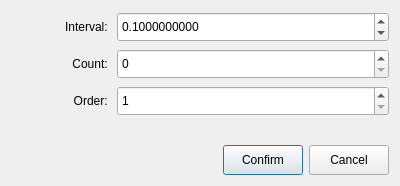
<?xml version="1.0" encoding="UTF-8"?>
<ui version="4.0">
 <class>DialogGoMarkovCut</class>
 <widget class="QDialog" name="DialogGoMarkovCut">
  <property name="geometry">
   <rect>
    <x>0</x>
    <y>0</y>
    <width>400</width>
    <height>186</height>
   </rect>
  </property>
  <property name="windowTitle">
   <string>Order and Interval</string>
  </property>
  <layout class="QVBoxLayout" name="verticalLayout">
   <item>
    <layout class="QGridLayout" name="gridLayout">
     <item row="2" column="0">
      <widget class="QLabel" name="label_3">
       <property name="minimumSize">
        <size>
         <width>100</width>
         <height>0</height>
        </size>
       </property>
       <property name="text">
        <string>Order: </string>
       </property>
       <property name="alignment">
        <set>Qt::AlignRight|Qt::AlignTrailing|Qt::AlignVCenter</set>
       </property>
      </widget>
     </item>
     <item row="2" column="1">
      <widget class="QSpinBox" name="spinOrder">
       <property name="minimumSize">
        <size>
         <width>0</width>
         <height>30</height>
        </size>
       </property>
       <property name="minimum">
        <number>1</number>
       </property>
       <property name="maximum">
        <number>10000000</number>
       </property>
      </widget>
     </item>
     <item row="0" column="1">
      <widget class="QDoubleSpinBox" name="spinInterval">
       <property name="minimumSize">
        <size>
         <width>0</width>
         <height>30</height>
        </size>
       </property>
       <property name="decimals">
        <number>10</number>
       </property>
       <property name="minimum">
        <double>0.000001000000000</double>
       </property>
       <property name="maximum">
        <double>1000000000.000000000000000</double>
       </property>
       <property name="value">
        <double>0.100000000000000</double>
       </property>
      </widget>
     </item>
     <item row="1" column="0">
      <widget class="QLabel" name="label_2">
       <property name="minimumSize">
        <size>
         <width>100</width>
         <height>0</height>
        </size>
       </property>
       <property name="text">
        <string>Count: </string>
       </property>
       <property name="alignment">
        <set>Qt::AlignRight|Qt::AlignTrailing|Qt::AlignVCenter</set>
       </property>
      </widget>
     </item>
     <item row="0" column="0">
      <widget class="QLabel" name="label">
       <property name="minimumSize">
        <size>
         <width>100</width>
         <height>0</height>
        </size>
       </property>
       <property name="text">
        <string>Interval: </string>
       </property>
       <property name="alignment">
        <set>Qt::AlignRight|Qt::AlignTrailing|Qt::AlignVCenter</set>
       </property>
      </widget>
     </item>
     <item row="1" column="1">
      <widget class="QSpinBox" name="spinCount">
       <property name="minimumSize">
        <size>
         <width>0</width>
         <height>30</height>
        </size>
       </property>
       <property name="minimum">
        <number>0</number>
       </property>
       <property name="maximum">
        <number>100000000</number>
       </property>
       <property name="singleStep">
        <number>1</number>
       </property>
       <property name="value">
        <number>0</number>
       </property>
      </widget>
     </item>
     <item row="3" column="1">
      <spacer name="horizontalSpacer_2">
       <property name="orientation">
        <enum>Qt::Horizontal</enum>
       </property>
       <property name="sizeHint" stdset="0">
        <size>
         <width>40</width>
         <height>20</height>
        </size>
       </property>
      </spacer>
     </item>
    </layout>
   </item>
   <item>
    <layout class="QHBoxLayout" name="horizontalLayout">
     <item>
      <spacer name="horizontalSpacer">
       <property name="orientation">
        <enum>Qt::Horizontal</enum>
       </property>
       <property name="sizeHint" stdset="0">
        <size>
         <width>40</width>
         <height>20</height>
        </size>
       </property>
      </spacer>
     </item>
     <item>
      <widget class="QPushButton" name="buttonConfirm">
       <property name="minimumSize">
        <size>
         <width>80</width>
         <height>30</height>
        </size>
       </property>
       <property name="text">
        <string>Confirm</string>
       </property>
       <property name="default">
        <bool>true</bool>
       </property>
      </widget>
     </item>
     <item>
      <widget class="QPushButton" name="buttonCancel">
       <property name="minimumSize">
        <size>
         <width>80</width>
         <height>30</height>
        </size>
       </property>
       <property name="text">
        <string>Cancel</string>
       </property>
      </widget>
     </item>
    </layout>
   </item>
  </layout>
 </widget>
 <resources/>
 <connections/>
</ui>
